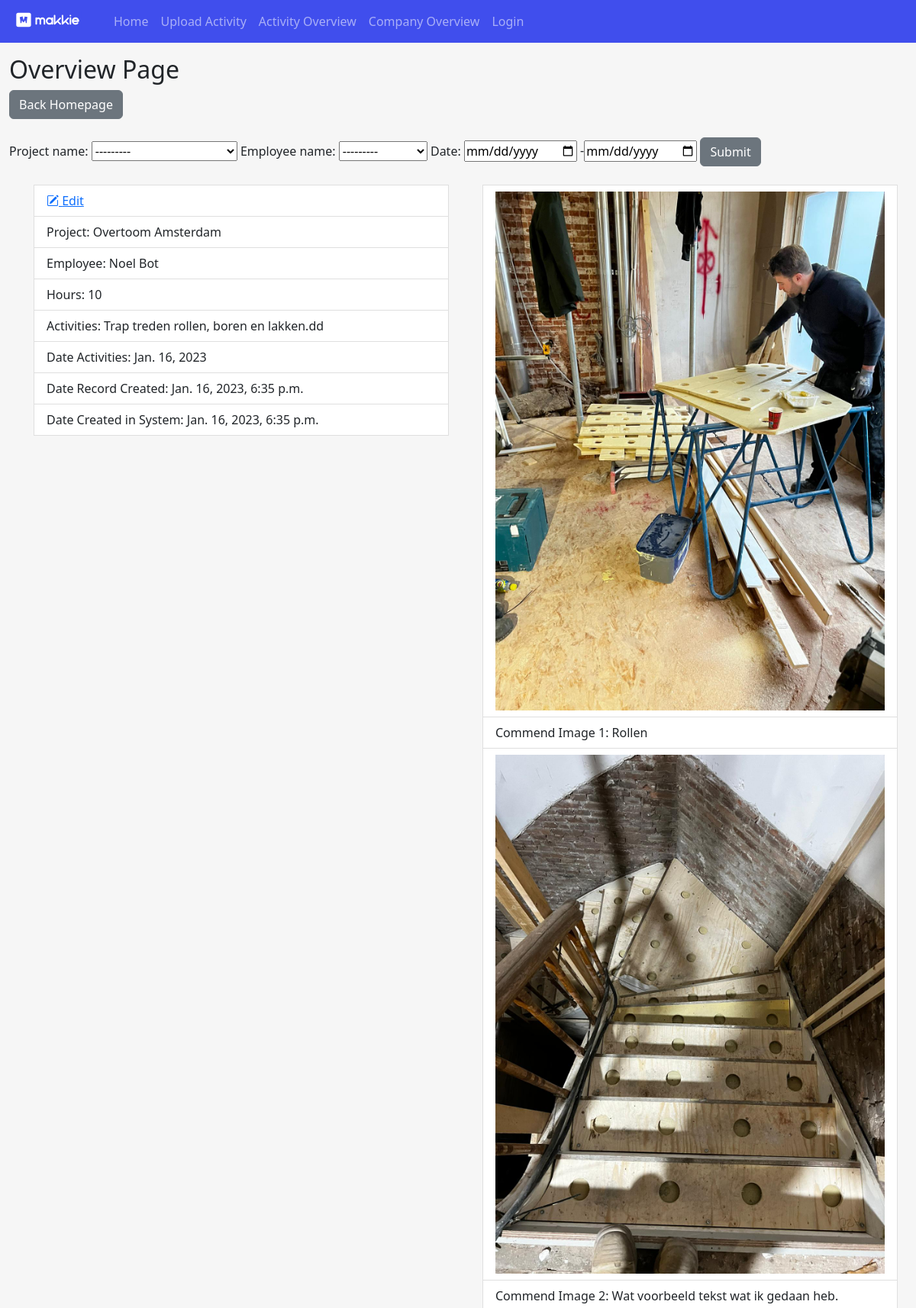
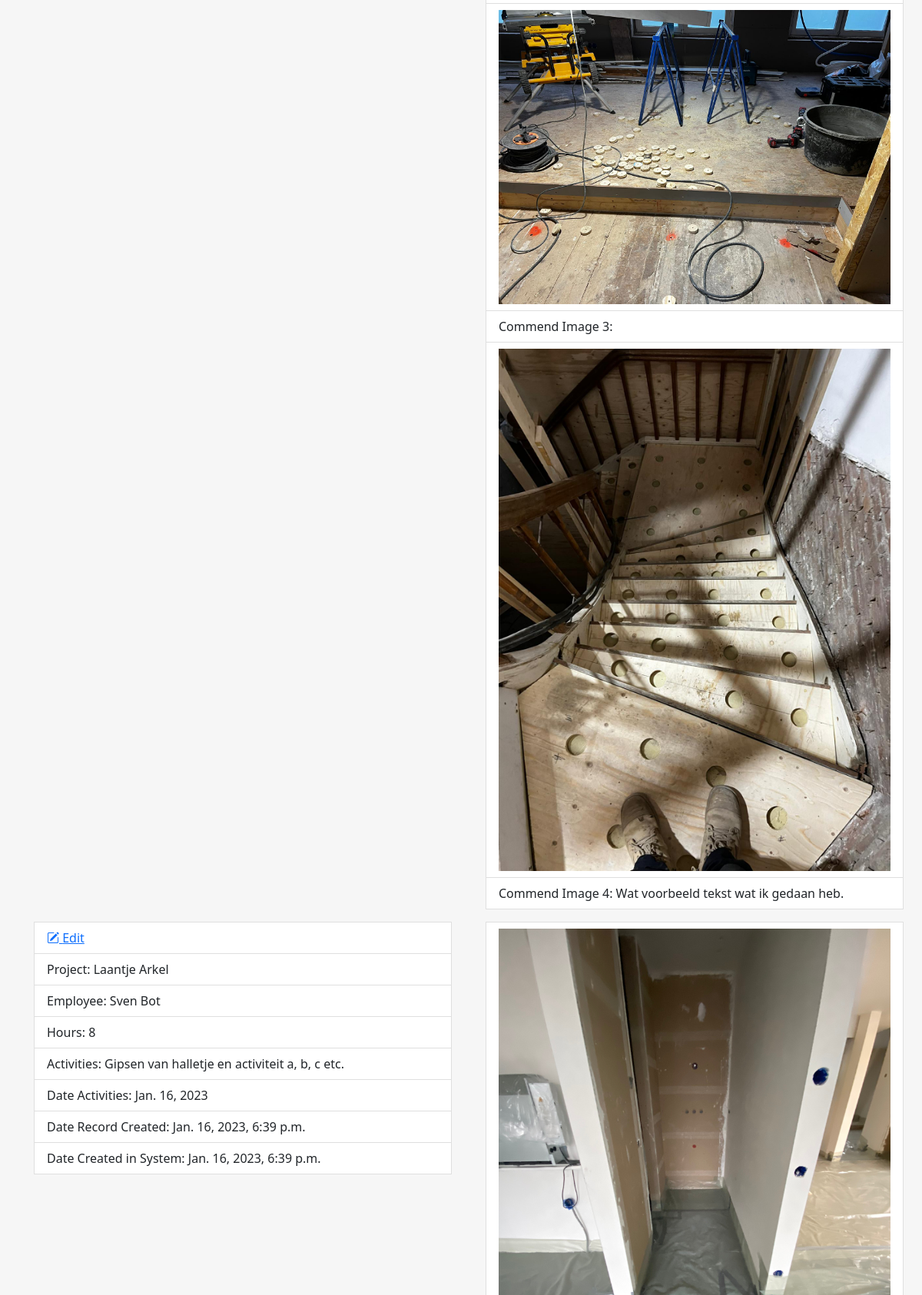
Screenshot of /uploadoverview (upper part) with the database file from the repository (2 pictures, top to bottom).
### upload/models.py (models this page shows, shortened)
class CreateProject(models.Model):
	project_name = models.CharField(max_length=264, unique=True, null=True, blank=False)
	project_address = models.CharField(max_length=264, unique=False, null=True, blank=False)
	project_description = models.CharField(max_length=1000, null=True, blank=True)
	project_start_date = models.DateField(auto_now=False, auto_now_add=False, null=True, blank=True)
	project_delivery_date = models.DateField(auto_now=False, auto_now_add=False, null=True, blank=True)
	def __str__(self):
		return self.project_name

class UploadActivity(models.Model):
	name = models.ForeignKey(User, on_delete=models.CASCADE, null=True)
	project_name = models.ForeignKey('CreateProject', on_delete=models.CASCADE, null=True)
	employee_name = models.ForeignKey('CreateEmployee', on_delete=models.CASCADE, null=True)
	hours_worked = models.IntegerField(null=True, blank=True)
	activities_performed = models.CharField(max_length=264, null=True, blank=False)
	date = models.DateField(auto_now=False, null=True, blank=False)
	date_created_system = models.DateTimeField(auto_now_add=True,null=True) #check this one is it correct and functional
	image_1 = models.ImageField(upload_to='activity_fotos', null=True, blank=True)
	image_1_comments = models.CharField(max_length=264, null=True, blank=True)
	image_2 = models.ImageField(upload_to='activity_fotos', null=True, blank=True)
	image_2_comments = models.CharField(max_length=264, null=True, blank=True)
	image_3 = models.ImageField(upload_to='activity_fotos', null=True, blank=True)
	image_3_comments = models.CharField(max_length=264, null=True, blank=True)
	image_4 = models.ImageField(upload_to='activity_fotos', null=True, blank=True)
	image_4_comments = models.CharField(max_length=264, null=True, blank=True)
	class Meta:
		ordering = ['-date']
		verbose_name = 'Upload activity'
		verbose_name_plural = 'Upload activities'

class CreateEmployee(models.Model):
	employee_first_name = models.CharField(max_length=264, unique=False, null=True, blank=False)
	employee_last_name = models.CharField(max_length=264, unique=False, null=True, blank=False)
	employee_email = models.EmailField(max_length=264, unique=True, null=True, blank=True)
	employee_rate = models.PositiveIntegerField(null=True, blank=True)
	employee_description = models.CharField(max_length=264, unique=False)
	employee_own_bus = models.BooleanField(null=True, blank=True)
	employee_own_tool = models.BooleanField(null=True, blank=True)
	def __str__(self):
		return self.employee_first_name + ' ' + self.employee_last_name

### upload/views.py (the view)
# urls.py: path('uploadoverview', views.uploadoverview, name="uploadoverview"),
def uploadoverview(request):
	upload_activity = UploadActivity.objects.all()
	projectlist = UploadActivity.objects.all()
	projectfilter = ProjectFilter(request.GET, queryset=projectlist)
	context = {'upload_activity': upload_activity, 'projectfilter': projectfilter}
	return render(request, 'upload_overview.html', context)

### upload/templates/upload_overview.html (shortened to what this page needs)
{% extends 'main.html' %}
{% load static %}
{% load widget_tweaks %}
{% block content %}
<div class="container-fluid mt-3">
<h2>Overview Page</h2>
<a href="{% url 'home' %}" class="btn btn-secondary">Back Homepage</a>
<br>
<br>
<form class="" method="get">{{projectfilter.form}} <button class="btn btn-secondary" type="submit">Submit</button></form>
<br>
<div class="container-fluid">
      <div class="row">
{% for upload_activity in projectfilter.qs %}
            <div class="col-6 list-group">
                  <ul>
                        <li class="list-group-item">
                        <a href="{% url 'update-activity' upload_activity.id %}"><i class="bi bi-pencil-square"></i>&nbsp<span>Edit</span></a></li>
                        <li class="list-group-item">Project: {{upload_activity.project_name}}</li>
                        <li class="list-group-item">Employee: {{upload_activity.employee_name}}</li>
                        <li class="list-group-item">Hours: {{upload_activity.hours_worked}}</li>
                        <li class="list-group-item">Activities: {{upload_activity.activities_performed}}</li>
                        <li class="list-group-item">Date Activities: {{upload_activity.date}}</li>
                        <li class="list-group-item">Date Record Created: {{upload_activity.date_created_system}}</li>
                        <li class="list-group-item">Date Created in System: {{upload_activity.date_created_system}}</li>
                  </ul>
            </div>
            <div class="col-6 list-group">
                  <ul class="">
                        {% if upload_activity.image_1 %}
                              <li class="list-group-item"><img src="{{ upload_activity.image_1.url }}" class="img-fluid"></li>
                              <li class="list-group-item">Commend Image 1: {{upload_activity.image_1_comments}}</li>
                        {% endif %}
                        {% if upload_activity.image_2 %}
                              <li class="list-group-item"><img src="{{ upload_activity.image_2.url }}" class="img-fluid"></li>
                              <li class="list-group-item">Commend Image 2: {{upload_activity.image_2_comments}}</li>
                        {% endif %}
                        {% if upload_activity.image_3 %}
                              <li class="list-group-item"><img src="{{ upload_activity.image_3.url }}" class="img-fluid"></li>
                              <li class="list-group-item">Commend Image 3: {{UploadActivity.image_3_comments}}</li>
                        {% endif %}
                        {% if upload_activity.image_4 %}
                              <li class="list-group-item"><img src="{{ upload_activity.image_4.url }}" class="img-fluid"></li>
                              <li class="list-group-item">Commend Image 4: {{upload_activity.image_4_comments}}</li>
                        {% endif %}
                  </ul>
            </div>
{% endfor %}
     </div>
</div>
{% endblock %}

### templates/main.html (shortened to what this page needs)
{% load static %}
<!DOCTYPE html>
<html>
  <head>
    <link href="https://cdn.jsdelivr.net/npm/bootstrap@5.2.2/dist/css/bootstrap.min.css" rel="stylesheet">
    <link rel="stylesheet" href="{% static 'overview/css/overview.css' %}">
    <link rel="stylesheet" href="{% static 'upload/css/upload.css' %}">
    <link rel="stylesheet" href="https://cdn.jsdelivr.net/npm/bootstrap-icons@1.10.3/font/bootstrap-icons.css">
    {% include "navbar.html" %}
  </head>
    <body>
    {% block content %}
    {% endblock %}
    </body>
</html>

### templates/navbar.html
{% load static %}
<nav class="navbar navbar-expand navbar-dark" style="background-color: #404EED;"
>
  <a class="navbar-brand" href="#">{% load static %}<img src="{% static '/images/makkie_logo.svg/' %}" alt="Logo" width="125" height="24" class="d-inline-block align-text-top"> </a>
  <ul class="navbar-nav">
    <li class="nav-item">
      <a class="nav-link" href="{% url 'home' %}">Home</a>
    </li>
    <li class="nav-item">
      <a class="nav-link" href="{% url 'upload' %}">Upload Activity</a>
    </li>
    <li class="nav-item">
      <a class="nav-link" href="{% url 'uploadoverview' %}">Activity Overview</a>
    </li>
    <li class="nav-item">
      <a class="nav-link" href="{% url 'overview' %}">Company Overview</a>
    </li>
    {% if request.user.is_authenticated %}
   	<li class="nav-item">
      <a class="nav-link" href="{% url 'logout' %}">Logout</a>
    </li>
    {% else %}
    <li class="nav-item">
      <a class="nav-link" href="{% url 'login' %}">Login</a>
    </li>
    {% endif %}
  </ul>
</nav>

### overview/static/overview/css/overview.css (style rules this page uses)
body { background-color: #F6F6F6; }

### rows the page displays
CreateProject: project_name "---------"
UploadActivity: project_name "Overtoom Amsterdam", employee_name "Noel Bot", hours_worked "10", activities_performed "Trap treden rollen, boren en lakken.dd", date "Jan. 16, 2023", date_created_system "Jan. 16, 2023, 6:35 p.m.", image_1 (picture), image_1_comments "Rollen", image_2 (picture), image_2_comments "Wat voorbeeld tekst wat ik gedaan heb.", image_3 (picture), image_4 (picture), image_4_comments "Wat voorbeeld tekst wat ik gedaan heb."
UploadActivity: project_name "Laantje Arkel", employee_name "Sven Bot", hours_worked "8", activities_performed "Gipsen van halletje en activiteit a, b, c etc.", date "Jan. 16, 2023", date_created_system "Jan. 16, 2023, 6:39 p.m.", image_1 (picture)
